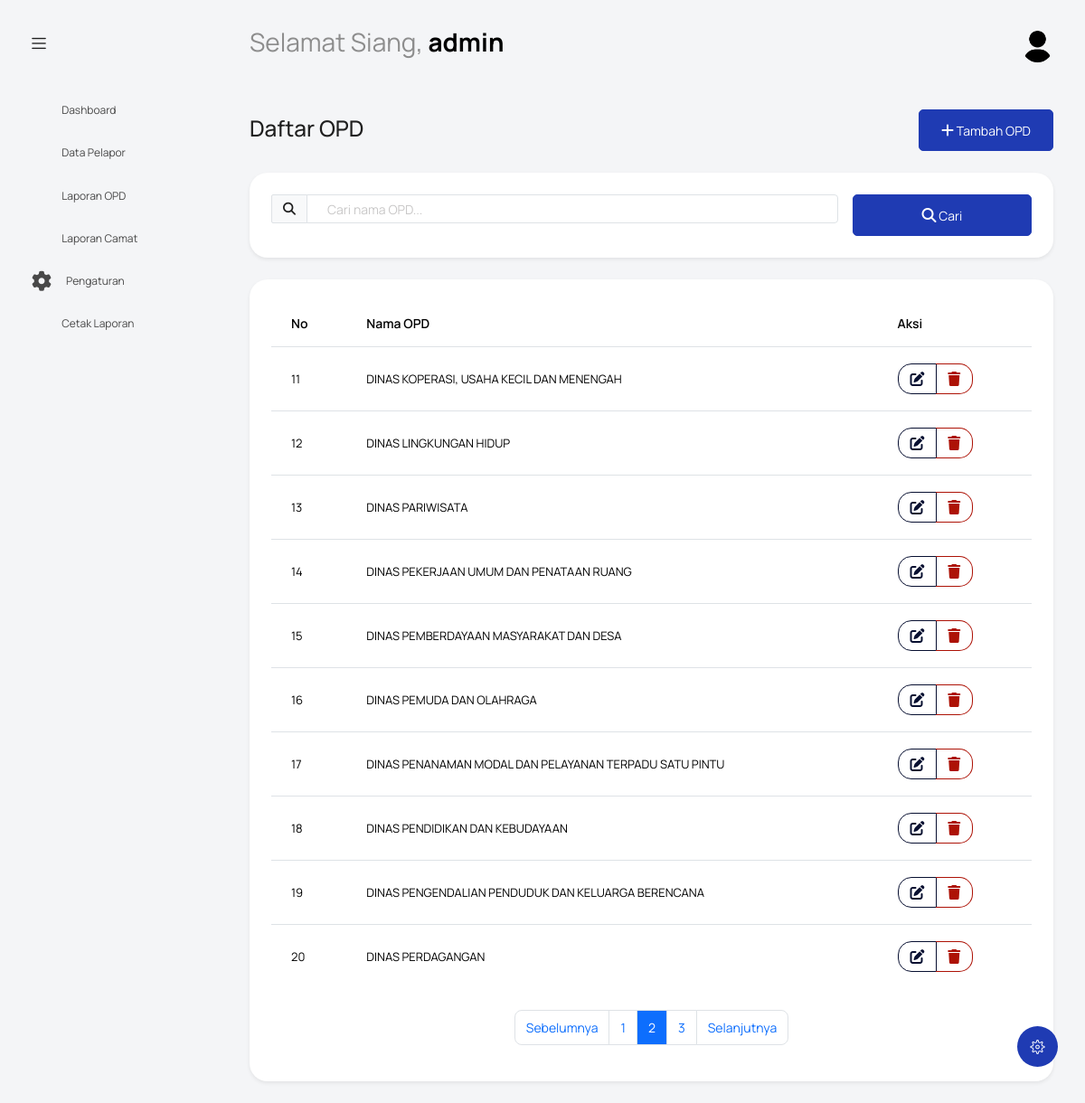
The app's page /index.php?controller=opd&action=index&page=2 (signed in) with its own data.
### tables this page shows
CREATE TABLE `opd` (
  `id_opd` int NOT NULL,
  `nama_opd` varchar(150) NOT NULL,
  `created_at` timestamp NULL DEFAULT CURRENT_TIMESTAMP,
  `updated_at` timestamp NULL DEFAULT CURRENT_TIMESTAMP ON UPDATE CURRENT_TIMESTAMP
);

### controllers/OPDController.php (called while the page is built, shortened)
<?php
require_once 'models/OPDModel.php';
class OPDController {
    private $opdModel;
    public function __construct() {
        $this->opdModel = new OPDModel();
    }
    public function index() {
        $page = isset($_GET['page']) ? (int)$_GET['page'] : 1;
        $limit = 10;
        $search = isset($_GET['search']) ? trim($_GET['search']) : '';
        $result = $this->opdModel->getAllOPD($page, $limit, $search);
        $opds = $result['data'];
        $total = $result['total'];
        $total_pages = ceil($total / $limit);
        require_once 'views/opd/index.php';
    }
}

### config/koneksi.php (called while the page is built, shortened)
<?php
$koneksi = new mysqli(DB_HOST, DB_USER, DB_PASS, DB_NAME);
$koneksi->set_charset("utf8mb4");
function getKoneksi() {
    global $koneksi;
    return $koneksi;
}

### models/OPDModel.php (called while the page is built, shortened)
<?php
require_once __DIR__ . '/../config/koneksi.php';
class OPDModel {
    public $db;
    public function __construct() {
        $this->db = getKoneksi();
    }
    public function getAllOPD($page = 1, $limit = 10, $search = '') {
        $offset = ($page - 1) * $limit;
        $whereClause = "";
        $query = "SELECT * FROM opd $whereClause ORDER BY nama_opd ASC LIMIT $limit OFFSET $offset";
        $result = $this->db->query($query);
        $data = [];
        if ($result) {
            while ($row = $result->fetch_assoc()) {
                $data[] = $row;
            }
        }
        $countQuery = "SELECT COUNT(*) as total FROM opd $whereClause";
        $countResult = $this->db->query($countQuery);
        $total = 0;
        if ($countResult) {
            $totalRow = $countResult->fetch_assoc();
            $total = $totalRow['total'];
        }
        return [
            'data' => $data,
            'total' => $total,
            'per_page' => $limit,
            'current_page' => $page,
            'total_pages' => $total > 0 ? ceil($total / $limit) : 1
        ];
    }
}

### views/opd/index.php (the view, shortened to what this page needs)
<?php include('template/header.php'); ?>
<body class="with-welcome-text">
  <div class="container-scroller">
    <?php include 'template/navbar.php'; ?>
    <div class="container-fluid page-body-wrapper">
      <?php include 'template/setting_panel.php'; ?>
      <?php include 'template/sidebar.php'; ?>
      <div class="main-panel">
        <div class="content-wrapper">
          <div class="row">
            <div class="col-sm-12">
              <div class="d-flex align-items-center justify-content-between mb-4">
                <div>
                  <h3 class="page-title mb-1">Daftar OPD</h3>
                </div>
                <div>
                  <a href="index.php?controller=opd&action=create" class="btn btn-primary">
                    <i class="fas fa-plus"></i> Tambah OPD
                  </a>
                </div>
              </div>
              <div class="card border-0 shadow-sm mb-4">
                <div class="card-body p-4">
                  <form method="GET" action="index.php">
                    <div class="row g-3">
                      <div class="col-md-9">
                        <div class="input-group">
                          <span class="input-group-text"><i class="fas fa-search"></i></span>
                          <input type="text" class="form-control" name="search" placeholder="Cari nama OPD..." value="<?php echo htmlspecialchars($_GET['search'] ?? ''); ?>">
                        </div>
                      </div>
                      <div class="col-md-3">
                        <button type="submit" class="btn btn-primary w-100"><i class="fas fa-search"></i> Cari</button>
                      </div>
                    </div>
                  </form>
                </div>
              </div>
              <div class="card border-0 shadow-sm">
                <div class="card-body">
                  <?php if (empty($opds)): ?>
                    <div class="text-center py-5">
                      <i class="fas fa-building text-muted" style="font-size: 3rem;"></i>
                      <h5 class="mt-3 text-muted">Belum ada OPD</h5>
                      <p class="text-muted">Tambahkan OPD pertama Anda</p>
                      <a href="index.php?controller=opd&action=create" class="btn btn-primary">
                        <i class="fas fa-plus"></i> Tambah OPD
                      </a>
                    </div>
                  <?php else: ?>
                    <div class="table-responsive">
                      <table class="table table-hover">
                        <thead>
                          <tr>
                            <th>No</th>
                            <th>Nama OPD</th>
                            <th>Aksi</th>
                          </tr>
                        </thead>
                        <tbody>
                          <?php
                          $no = ($page - 1) * $limit + 1;
                          foreach ($opds as $opd):
                          ?>
                          <tr>
                            <td><?php echo $no++; ?></td>
                            <td><?php echo htmlspecialchars($opd['nama_opd']); ?></td>
                            <td>
                              <div class="btn-group btn-group-sm">
                                <a href="index.php?controller=opd&action=edit&id=<?php echo $opd['id_opd']; ?>"
                                   class="btn btn-outline-primary" title="Edit">
                                  <i class="fas fa-edit"></i>
                                </a>
                                <button class="btn btn-outline-danger delete-btn"
                                        data-id="<?php echo $opd['id_opd']; ?>"
                                        title="Hapus">
                                  <i class="fas fa-trash"></i>
                                </button>
                              </div>
                            </td>
                          </tr>
                          <?php endforeach; ?>
                        </tbody>
                      </table>
                    </div>
                    <?php if ($total_pages > 1): ?>
                    <nav aria-label="OPD pagination" class="mt-4">
                      <ul class="pagination justify-content-center">
                        <?php if ($page > 1): ?>
                          <li class="page-item">
                            <a class="page-link" href="?controller=opd&action=index&page=<?php echo $page - 1; ?><?php echo isset($_GET['search']) && $_GET['search'] ? '&search=' . urlencode($_GET['search']) : ''; ?>">Sebelumnya</a>
                          </li>
                        <?php endif; ?>
                        <?php
                        $start = max(1, $page - 2);
                        $end = min($total_pages, $page + 2);
                        ?>
                        <?php for ($i = $start; $i <= $end; $i++): ?>
                          <li class="page-item <?php echo $i === $page ? 'active' : ''; ?>">
                            <a class="page-link" href="?controller=opd&action=index&page=<?php echo $i; ?><?php echo isset($_GET['search']) && $_GET['search'] ? '&search=' . urlencode($_GET['search']) : ''; ?>"><?php echo $i; ?></a>
                          </li>
                        <?php endfor; ?>
                        <?php if ($page < $total_pages): ?>
                          <li class="page-item">
                            <a class="page-link" href="?controller=opd&action=index&page=<?php echo $page + 1; ?><?php echo isset($_GET['search']) && $_GET['search'] ? '&search=' . urlencode($_GET['search']) : ''; ?>">Selanjutnya</a>
                          </li>
                        <?php endif; ?>
                      </ul>
                    </nav>
                    <?php endif; ?>
                  <?php endif; ?>
                </div>
              </div>
            </div>
          </div>
        </div>
      </div>
    </div>
  </div>
</body>
</html>

### records on screen
opd: nama_opd "DINAS KOPERASI, USAHA KECIL DAN MENENGAH"
opd: nama_opd "DINAS LINGKUNGAN HIDUP"
opd: nama_opd "DINAS PARIWISATA"
opd: nama_opd "DINAS PEKERJAAN UMUM DAN PENATAAN RUANG"
opd: nama_opd "DINAS PEMBERDAYAAN MASYARAKAT DAN DESA"
opd: nama_opd "DINAS PEMUDA DAN OLAHRAGA"
opd: nama_opd "DINAS PENANAMAN MODAL DAN PELAYANAN TERPADU SATU PINTU"
opd: nama_opd "DINAS PENDIDIKAN DAN KEBUDAYAAN"
opd: nama_opd "DINAS PENGENDALIAN PENDUDUK DAN KELUARGA BERENCANA"
opd: nama_opd "DINAS PERDAGANGAN"

### other values on screen
$greeting "Selamat Siang"
$nama "admin"
